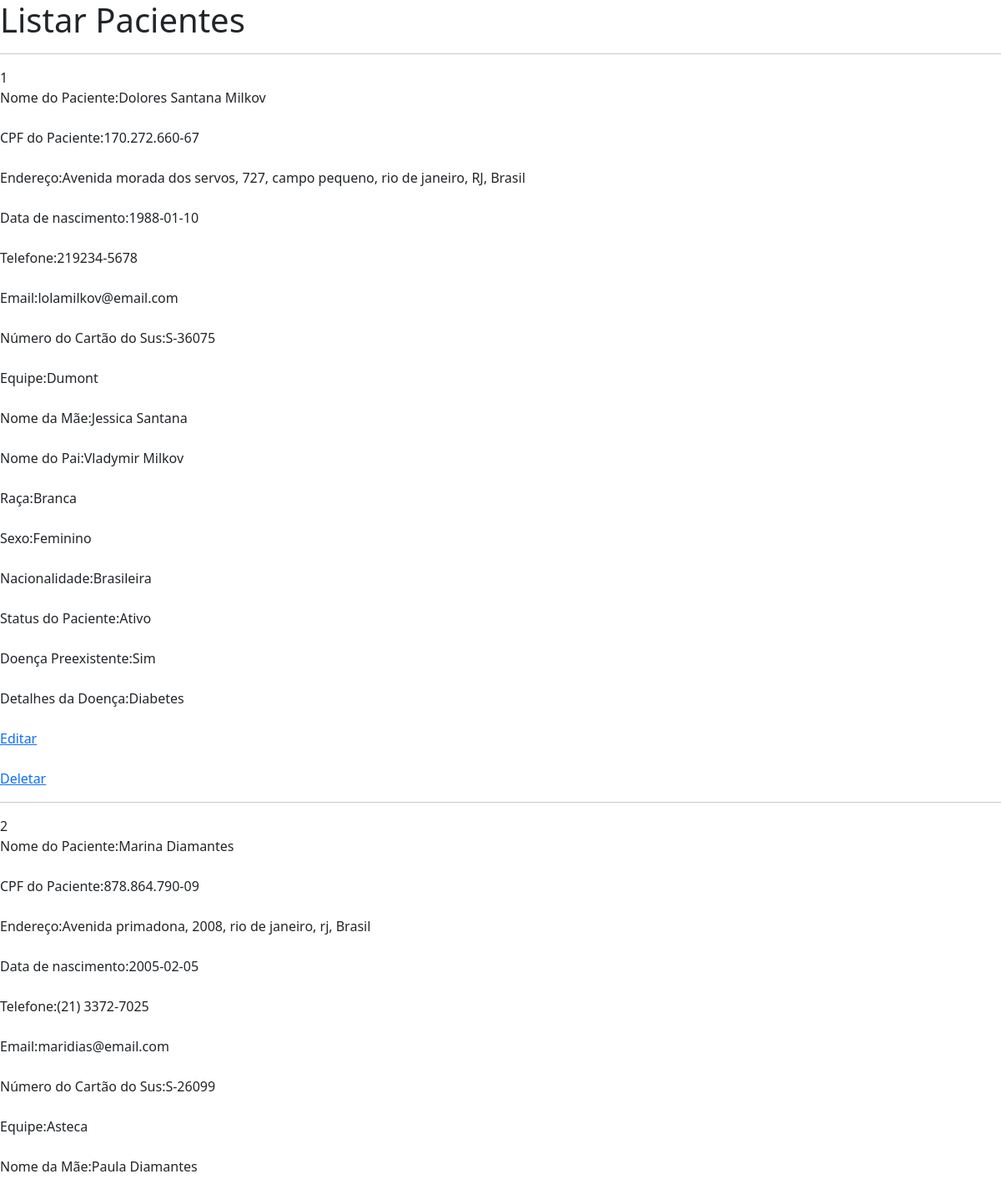
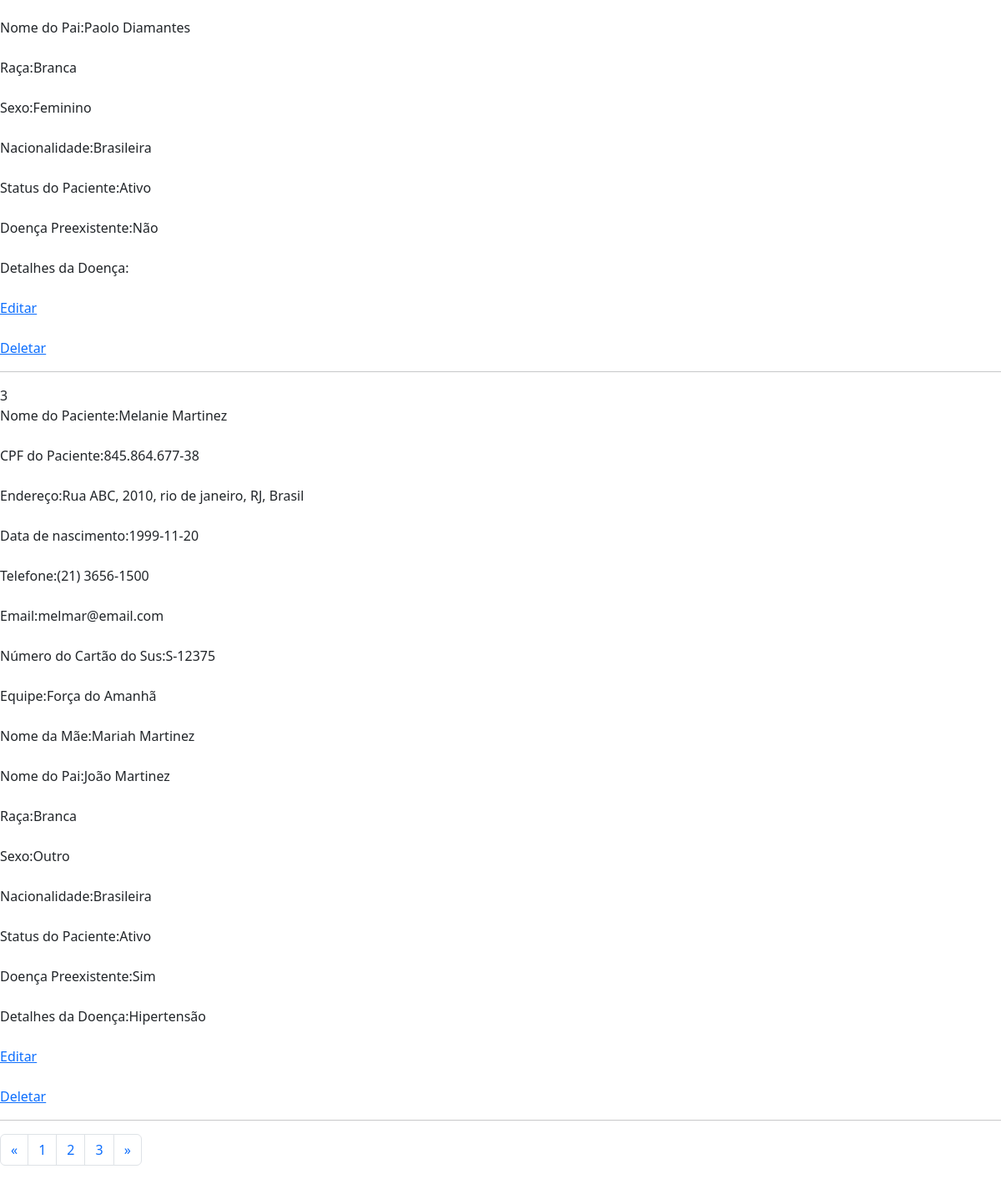
The app's page /listarpaciente.php with its own data (2 pictures, top to bottom).
### tables this page shows
CREATE TABLE `pacientes` (
  `id` int(11) NOT NULL,
  `nomepaciente` varchar(100) DEFAULT NULL,
  `cpfpaciente` varchar(14) DEFAULT NULL,
  `rgpaciente` varchar(12) DEFAULT NULL,
  `enderecopaciente` varchar(100) DEFAULT NULL,
  `datanascimento` date DEFAULT NULL,
  `telefone` varchar(20) DEFAULT NULL,
  `email` varchar(80) DEFAULT NULL,
  `numcartaosus` varchar(15) DEFAULT NULL,
  `equipe` varchar(50) DEFAULT NULL,
  `nomemae` varchar(100) DEFAULT NULL,
  `nomepai` varchar(100) DEFAULT NULL,
  `raca` varchar(50) DEFAULT NULL,
  `sexo` enum('Feminino','Masculino','Outro') DEFAULT NULL,
  `tiposanguineo` varchar(5) DEFAULT NULL,
  `nacionalidade` enum('Brasileira','Estrangeira') DEFAULT NULL,
  `statuspac` enum('Ativo','Inativo') DEFAULT NULL,
  `doencapreexis` enum('Sim','Não') DEFAULT NULL,
  `detalhesdoenca` varchar(255) DEFAULT NULL
);

### listarpaciente.php (the view, shortened to what this page needs)
<?php
include "conexao.php";
$sql = "select * from pacientes";
$qry = mysqli_query($con,$sql);
?>
<!DOCTYPE html>
<html lang="en">
<head>
    <link href="https://cdn.jsdelivr.net/npm/bootstrap@5.3.2/dist/css/bootstrap.min.css" rel="stylesheet">
</head>
<body>
    <h1>Listar Pacientes</h1>
    <hr>
    <?php
    while ($linha = mysqli_fetch_array($qry)){
        $id=$linha['id'];
        echo $linha['id']."<br>";
        echo "Nome do Paciente:".$linha ['nomepaciente']."<br><br>";
        echo "CPF do Paciente:" .$linha ['cpfpaciente']."<br><br>";
        echo "Endereço:" .$linha ['enderecopaciente']."<br><br>";
        echo "Data de nascimento:" .$linha ['datanascimento']."<br><br>";
        echo "Telefone:" .$linha ['telefone']."<br><br>";
        echo "Email:" .$linha ['email']."<br><br>";
        echo "Número do Cartão do Sus:" .$linha ['numcartaosus']."<br><br>";
        echo "Equipe:" .$linha ['equipe']."<br><br>";
        echo "Nome da Mãe:" .$linha ['nomemae']."<br><br>";
        echo "Nome do Pai:" .$linha ['nomepai']."<br><br>";
        echo "Raça:"  .$linha ['raca']."<br><br>";
        echo "Sexo:"  .$linha ['sexo']."<br><br>";
        echo "Nacionalidade:"  .$linha ['nacionalidade']."<br><br>";
        echo "Status do Paciente:"  .$linha ['statuspac']."<br><br>";
        echo "Doença Preexistente:" .$linha ["doencapreexis"]. "<br><br>";
        echo " Detalhes da Doença:" .$linha ['detalhesdoenca']. "<br><br>";
        echo "<a href='editarpaciente.php?id={$id}'>Editar</a>"."<br><br>";
        echo "<a href='deletarpaciente.php?id={$id}'>Deletar</a>";
        echo "<hr>";
    }
    ?>
    <nav aria-label="Page navigation example">
        <ul class="pagination">
          <li class="page-item">
            <a class="page-link" href="#" aria-label="Previous">
              <span aria-hidden="true">&laquo;</span>
            </a>
          </li>
          <li class="page-item"><a class="page-link" href="#">1</a></li>
          <li class="page-item"><a class="page-link" href="#">2</a></li>
          <li class="page-item"><a class="page-link" href="#">3</a></li>
          <li class="page-item">
            <a class="page-link" href="#" aria-label="Next">
              <span aria-hidden="true">&raquo;</span>
            </a>
          </li>
        </ul>
      </nav>
</body>
</html>

### records on screen
pacientes: id "1", nomepaciente "Dolores Santana Milkov", cpfpaciente "170.272.660-67", enderecopaciente "Avenida morada dos servos, 727, campo pequeno, rio de janeiro, RJ, Brasil", datanascimento "1988-01-10", telefone "219234-5678", email "lolamilkov@email.com", numcartaosus "S-36075", equipe "Dumont", nomemae "Jessica Santana", nomepai "Vladymir Milkov", raca "Branca", sexo "Feminino", nacionalidade "Brasileira", statuspac "Ativo", doencapreexis "Sim", detalhesdoenca "Diabetes"
pacientes: id "2", nomepaciente "Marina Diamantes", cpfpaciente "878.864.790-09", enderecopaciente "Avenida primadona, 2008, rio de janeiro, rj, Brasil", datanascimento "2005-02-05", telefone "(21) 3372-7025", email "maridias@email.com", numcartaosus "S-26099", equipe "Asteca", nomemae "Paula Diamantes", nomepai "Paolo Diamantes", raca "Branca", sexo "Feminino", nacionalidade "Brasileira", statuspac "Ativo", doencapreexis "Não"
pacientes: id "3", nomepaciente "Melanie Martinez", cpfpaciente "845.864.677-38", enderecopaciente "Rua ABC, 2010, rio de janeiro, RJ, Brasil", datanascimento "1999-11-20", telefone "(21) 3656-1500", email "melmar@email.com", numcartaosus "S-12375", equipe "Força do Amanhã", nomemae "Mariah Martinez", nomepai "João Martinez", raca "Branca", sexo "Outro", nacionalidade "Brasileira", statuspac "Ativo", doencapreexis "Sim", detalhesdoenca "Hipertensão"
